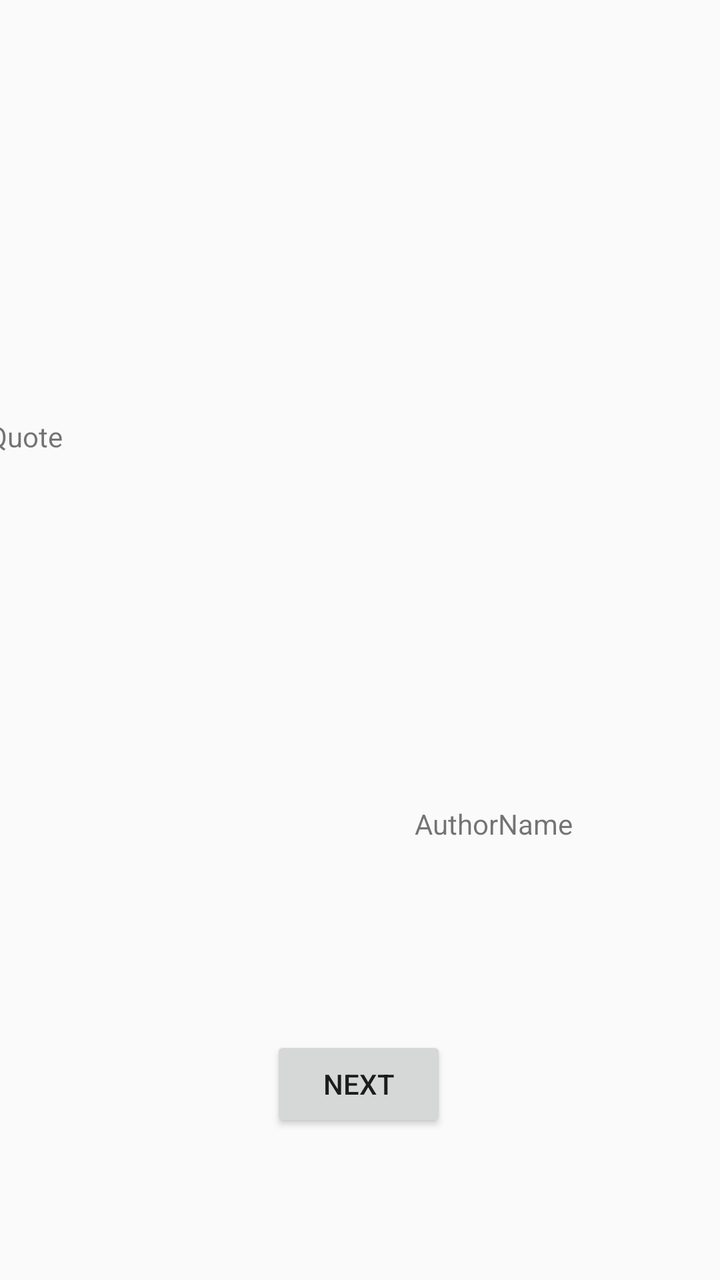
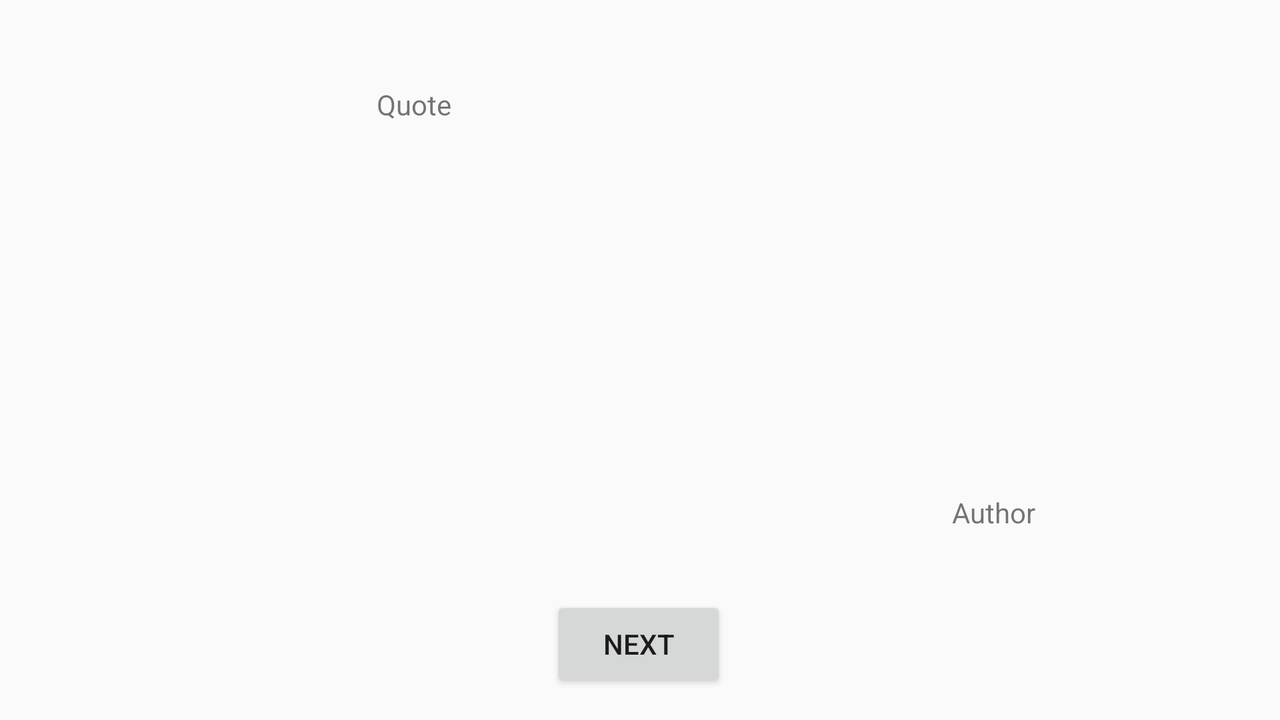

The same Android screen from two of the app's own layout files: first res/layout/ as a phone draws it, then the repository's variant for another configuration, drawn on a device whose configuration selects that folder. Both files follow.
<!-- AndroidManifest.xml: application theme AppTheme -->
<!-- res/layout/content_main.xml -->
<?xml version="1.0" encoding="utf-8"?>
<androidx.constraintlayout.widget.ConstraintLayout xmlns:android="http://schemas.android.com/apk/res/android"
    xmlns:app="http://schemas.android.com/apk/res-auto"
    android:layout_width="match_parent"
    android:layout_height="match_parent"
    app:layout_behavior="@string/appbar_scrolling_view_behavior">

    <TextView
        android:id="@+id/content"
        android:layout_width="373dp"
        android:layout_height="196dp"
        android:ems="10"
        android:gravity="start|top"
        android:inputType="textMultiLine"
        android:text="@string/enter_quote"
        app:layout_constraintBottom_toTopOf="@+id/name"
        app:layout_constraintEnd_toEndOf="parent"
        app:layout_constraintStart_toStartOf="parent"
        app:layout_constraintTop_toBottomOf="@+id/image" />

    <ImageView
        android:id="@+id/image"
        android:layout_width="289dp"
        android:layout_height="186dp"
        android:src="@drawable/ic_image_black_24dp"
        app:layout_constraintBottom_toBottomOf="parent"
        app:layout_constraintEnd_toEndOf="parent"
        app:layout_constraintStart_toStartOf="parent"
        app:layout_constraintTop_toTopOf="parent"
        app:layout_constraintVertical_bias="0.055" />

    <TextView
        android:id="@+id/name"
        android:layout_width="132dp"
        android:layout_height="wrap_content"
        android:text="@string/name"
        app:layout_constraintBottom_toTopOf="@+id/button"
        app:layout_constraintEnd_toEndOf="parent"
        app:layout_constraintHorizontal_bias="0.909"
        app:layout_constraintStart_toStartOf="parent"
        app:layout_constraintTop_toTopOf="parent"
        app:layout_constraintVertical_bias="0.806" />

    <Button
        android:id="@+id/button"
        android:layout_width="wrap_content"
        android:layout_height="wrap_content"
        android:text="@string/next"
        app:layout_constraintBottom_toBottomOf="parent"
        app:layout_constraintEnd_toEndOf="parent"
        app:layout_constraintHorizontal_bias="0.498"
        app:layout_constraintStart_toStartOf="parent"
        app:layout_constraintTop_toTopOf="parent"
        app:layout_constraintVertical_bias="0.875" />
</androidx.constraintlayout.widget.ConstraintLayout>
<!-- resources referenced by this layout -->
<resources>
  <string name="enter_quote">Quote</string>
  <string name="name">AuthorName</string>
  <string name="next">Next</string>
  <style name="AppTheme" parent="Theme.AppCompat.Light.DarkActionBar">
          
          <item name="colorPrimary">@color/colorPrimary</item>
          <item name="colorPrimaryDark">@color/colorPrimaryDark</item>
          <item name="colorAccent">@color/colorAccent</item>
      </style>
</resources>
<!-- res/layout-land/content_main.xml (the repository's variant of the layout above) -->
<!-- drawn on the phone turned sideways -->
<?xml version="1.0" encoding="utf-8"?>
<androidx.constraintlayout.widget.ConstraintLayout xmlns:android="http://schemas.android.com/apk/res/android"
    xmlns:app="http://schemas.android.com/apk/res-auto"
    android:layout_width="match_parent"
    android:layout_height="match_parent"
    app:layout_behavior="@string/appbar_scrolling_view_behavior">

    <TextView
        android:id="@+id/content"
        android:layout_width="476dp"
        android:layout_height="212dp"
        android:ems="10"
        android:text="@string/enter_quote"
        android:gravity="start|top"
        android:inputType="textMultiLine"
        app:layout_constraintBottom_toBottomOf="parent"
        app:layout_constraintEnd_toEndOf="parent"
        app:layout_constraintHorizontal_bias="0.473"
        app:layout_constraintStart_toEndOf="@+id/image"
        app:layout_constraintTop_toTopOf="parent"
        app:layout_constraintVertical_bias="0.288" />

    <ImageView
        android:id="@+id/image"
        android:layout_width="196dp"
        android:layout_height="183dp"
        android:src="@drawable/ic_image_black_24dp"
        app:layout_constraintBottom_toBottomOf="parent"
        app:layout_constraintEnd_toEndOf="parent"
        app:layout_constraintHorizontal_bias="0.031"
        app:layout_constraintStart_toStartOf="parent"
        app:layout_constraintTop_toTopOf="parent"
        app:layout_constraintVertical_bias="0.232" />

    <TextView
        android:id="@+id/name"
        android:layout_width="128dp"
        android:layout_height="wrap_content"
        android:text="@string/author_name"
        app:layout_constraintBottom_toTopOf="@id/button"
        app:layout_constraintEnd_toEndOf="parent"
        app:layout_constraintHorizontal_bias="0.93"
        app:layout_constraintStart_toStartOf="parent"
        app:layout_constraintTop_toTopOf="parent"
        app:layout_constraintVertical_bias="0.884" />

    <Button
        android:id="@+id/button"
        android:layout_width="wrap_content"
        android:layout_height="wrap_content"
        android:text="@string/next"
        app:layout_constraintBottom_toBottomOf="parent"
        app:layout_constraintEnd_toEndOf="parent"
        app:layout_constraintHorizontal_bias="0.499"
        app:layout_constraintStart_toStartOf="parent"
        app:layout_constraintTop_toTopOf="parent"
        app:layout_constraintVertical_bias="0.955" />
</androidx.constraintlayout.widget.ConstraintLayout>
<!-- resources referenced by the variant -->
<!-- as the phone turned sideways resolves them -->
<resources>
  <string name="author_name">Author</string>
  <string name="enter_quote">Quote</string>
  <string name="next">Next</string>
  <style name="AppTheme" parent="Theme.AppCompat.Light.DarkActionBar">
          
          <item name="colorPrimary">@color/colorPrimary</item>
          <item name="colorPrimaryDark">@color/colorPrimaryDark</item>
          <item name="colorAccent">@color/colorAccent</item>
      </style>
</resources>
